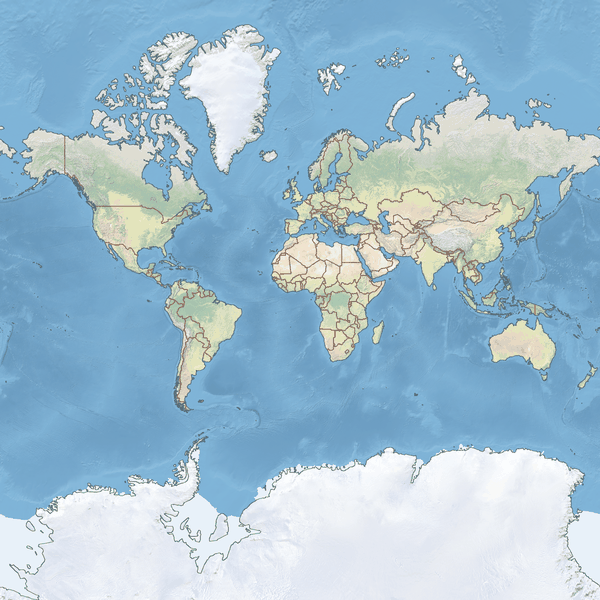
#> input picture img/world-map-600.png, 600 x 600 px
$ python make_world_map.py ../img/world-map-600.png ../img/world-map-600.png ../img/world-map-600.png out.png
#> lines starting #> are read from the running program, lines starting #| are printed output that depends on the picture
"""
Build img/world-map-600.png, the base planisphere used by make_background.php,
from public-domain Natural Earth data (https://www.naturalearthdata.com/).

Output: 600x600 px, Web Mercator (+/-85.05 deg), centred on Greenwich, the
projection map-qrz.php and map-github.php draw on.

Inputs (download and unzip first):
  NE1_50M_SR_W.tif   https://naciscdn.org/naturalearth/50m/raster/NE1_50M_SR_W.zip
  ne_50m_coastline.geojson, ne_50m_admin_0_boundary_lines_land.geojson
                     https://github.com/nvkelso/natural-earth-vector/tree/master/geojson

Usage (Python 3 with Pillow and NumPy; a dev tool, not needed on the hosting):
  python3 scripts/make_world_map.py NE1_50M_SR_W.tif ne_50m_coastline.geojson \
      ne_50m_admin_0_boundary_lines_land.geojson img/world-map-600.png
"""

import json
import sys

import numpy as np
from PIL import Image, ImageDraw

SIZE = 600
SCALE = 4  # draw at 4x and downsample, for smooth edges and thin lines
COASTLINE = (90, 110, 120)
BORDERS = (150, 110, 90)


def project(lon, lat, size):
    """Longitude/latitude (degrees) to Web Mercator pixel coordinates."""
    lat = np.clip(lat, -85.0511287798, 85.0511287798)
    x = (np.asarray(lon) + 180.0) / 360.0 * size
    y = (0.5 - np.log(np.tan(np.pi / 4 + np.radians(lat) / 2)) / (2 * np.pi)) * size
    return x, y


def reproject(source, size):
    """Resample an equirectangular world raster into a Web Mercator square."""
#> called with size = 2400
    pixels = np.asarray(source.convert('RGB'))
#> pixels is the input picture: shape (600, 600, 3); mean R, G, B 159.1, 190.5, 209.2
    height, width = pixels.shape[:2]
#> height = 600; width = 600
    lon = (np.arange(size) + 0.5) / size * 360.0 - 180.0
    lat = np.degrees(np.arctan(np.sinh(np.pi * (1 - 2 * (np.arange(size) + 0.5) / size))))
    cols = np.clip(((lon + 180.0) / 360.0 * width).astype(int), 0, width - 1)
#> cols = 2400 values from 0 to 599
    rows = np.clip(((90.0 - lat) / 180.0 * height).astype(int), 0, height - 1)
#> rows = 2400 values from 16 to 583
    return Image.fromarray(pixels[rows[:, None], cols[None, :]])
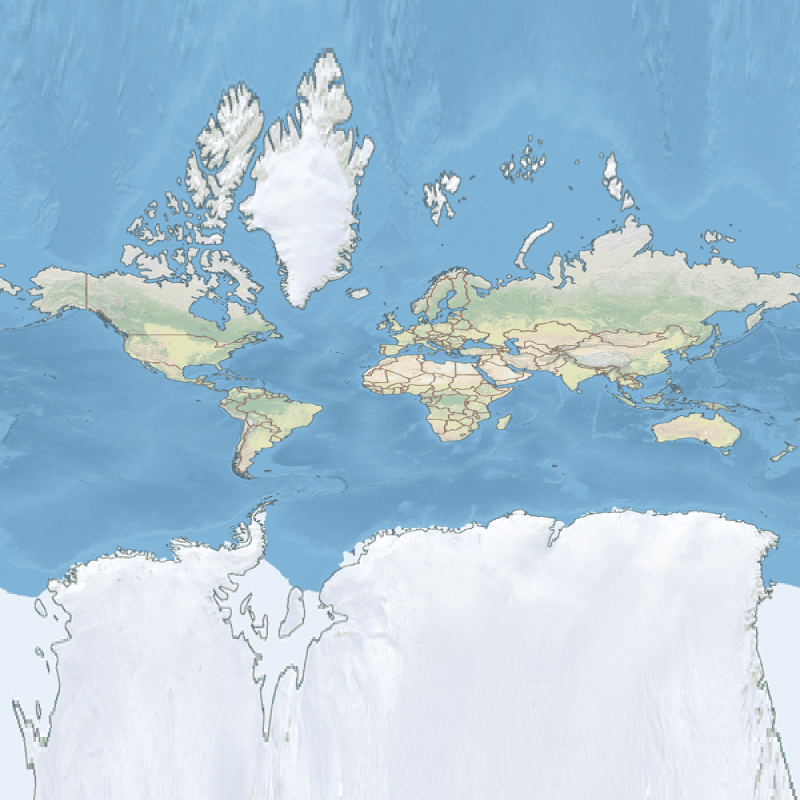
#> returned value: PIL image 2400x2400 RGB (shown at 1/3 size); mean R, G, B 168.6, 197.6, 216.5


def draw_lines(image, geojson_path, color, width):
    """Draw every LineString of a GeoJSON file, split where it wraps the antimeridian."""
#> called with geojson_path = '../img/world-map-600.png', color = (150, 110, 90), width = 4
    draw = ImageDraw.Draw(image)
    size = image.width
#> size = 2400
    with open(geojson_path, encoding='utf-8') as file:
#> (the run stopped early here; a loop or call above may not have finished)
